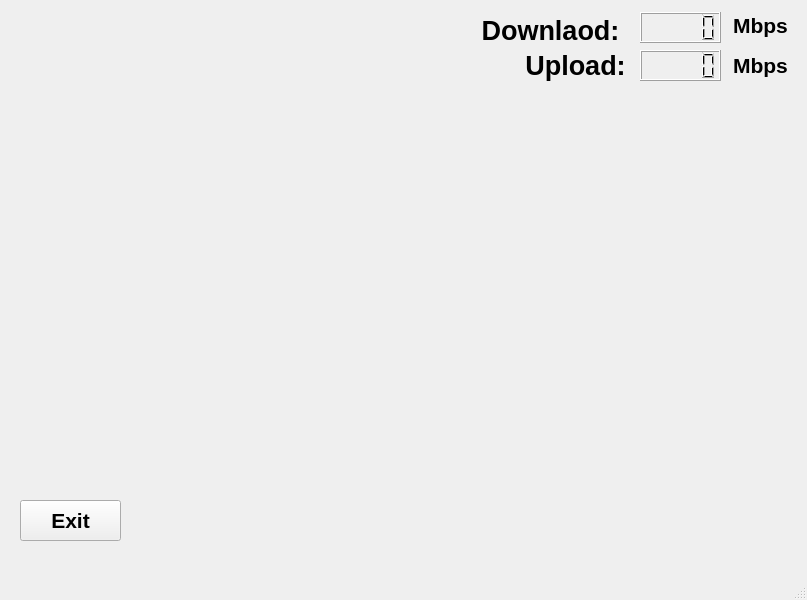
<?xml version="1.0" encoding="UTF-8"?>
<ui version="4.0">
 <class>MainWindow</class>
 <widget class="QMainWindow" name="MainWindow">
  <property name="geometry">
   <rect>
    <x>0</x>
    <y>0</y>
    <width>807</width>
    <height>600</height>
   </rect>
  </property>
  <property name="windowTitle">
   <string>MainWindow</string>
  </property>
  <widget class="QWidget" name="centralwidget">
   <widget class="QPushButton" name="exit_btn">
    <property name="geometry">
     <rect>
      <x>20</x>
      <y>500</y>
      <width>101</width>
      <height>41</height>
     </rect>
    </property>
    <property name="font">
     <font>
      <pointsize>16</pointsize>
      <weight>75</weight>
      <bold>true</bold>
     </font>
    </property>
    <property name="text">
     <string>Exit</string>
    </property>
   </widget>
   <widget class="QLabel" name="label">
    <property name="geometry">
     <rect>
      <x>460</x>
      <y>10</y>
      <width>181</width>
      <height>41</height>
     </rect>
    </property>
    <property name="font">
     <font>
      <pointsize>20</pointsize>
      <weight>75</weight>
      <bold>true</bold>
     </font>
    </property>
    <property name="text">
     <string>Downlaod:</string>
    </property>
    <property name="alignment">
     <set>Qt::AlignCenter</set>
    </property>
   </widget>
   <widget class="QLabel" name="label_2">
    <property name="geometry">
     <rect>
      <x>510</x>
      <y>50</y>
      <width>131</width>
      <height>31</height>
     </rect>
    </property>
    <property name="font">
     <font>
      <pointsize>20</pointsize>
      <weight>75</weight>
      <bold>true</bold>
     </font>
    </property>
    <property name="text">
     <string>Upload:</string>
    </property>
    <property name="alignment">
     <set>Qt::AlignCenter</set>
    </property>
   </widget>
   <widget class="QLCDNumber" name="lcd_download">
    <property name="geometry">
     <rect>
      <x>640</x>
      <y>12</y>
      <width>81</width>
      <height>31</height>
     </rect>
    </property>
    <property name="font">
     <font>
      <pointsize>20</pointsize>
      <weight>75</weight>
      <bold>true</bold>
     </font>
    </property>
   </widget>
   <widget class="QLCDNumber" name="lcd_upload">
    <property name="geometry">
     <rect>
      <x>640</x>
      <y>50</y>
      <width>81</width>
      <height>31</height>
     </rect>
    </property>
    <property name="font">
     <font>
      <pointsize>20</pointsize>
      <weight>75</weight>
      <bold>true</bold>
     </font>
    </property>
   </widget>
   <widget class="QLabel" name="label_3">
    <property name="geometry">
     <rect>
      <x>720</x>
      <y>50</y>
      <width>81</width>
      <height>31</height>
     </rect>
    </property>
    <property name="font">
     <font>
      <pointsize>16</pointsize>
      <weight>75</weight>
      <bold>true</bold>
     </font>
    </property>
    <property name="text">
     <string>Mbps</string>
    </property>
    <property name="alignment">
     <set>Qt::AlignCenter</set>
    </property>
   </widget>
   <widget class="QLabel" name="label_4">
    <property name="geometry">
     <rect>
      <x>720</x>
      <y>10</y>
      <width>81</width>
      <height>31</height>
     </rect>
    </property>
    <property name="font">
     <font>
      <pointsize>16</pointsize>
      <weight>75</weight>
      <bold>true</bold>
     </font>
    </property>
    <property name="text">
     <string>Mbps</string>
    </property>
    <property name="alignment">
     <set>Qt::AlignCenter</set>
    </property>
   </widget>
  </widget>
  <widget class="QMenuBar" name="menubar">
   <property name="geometry">
    <rect>
     <x>0</x>
     <y>0</y>
     <width>807</width>
     <height>26</height>
    </rect>
   </property>
  </widget>
  <widget class="QStatusBar" name="statusbar"/>
 </widget>
 <resources/>
 <connections/>
</ui>
